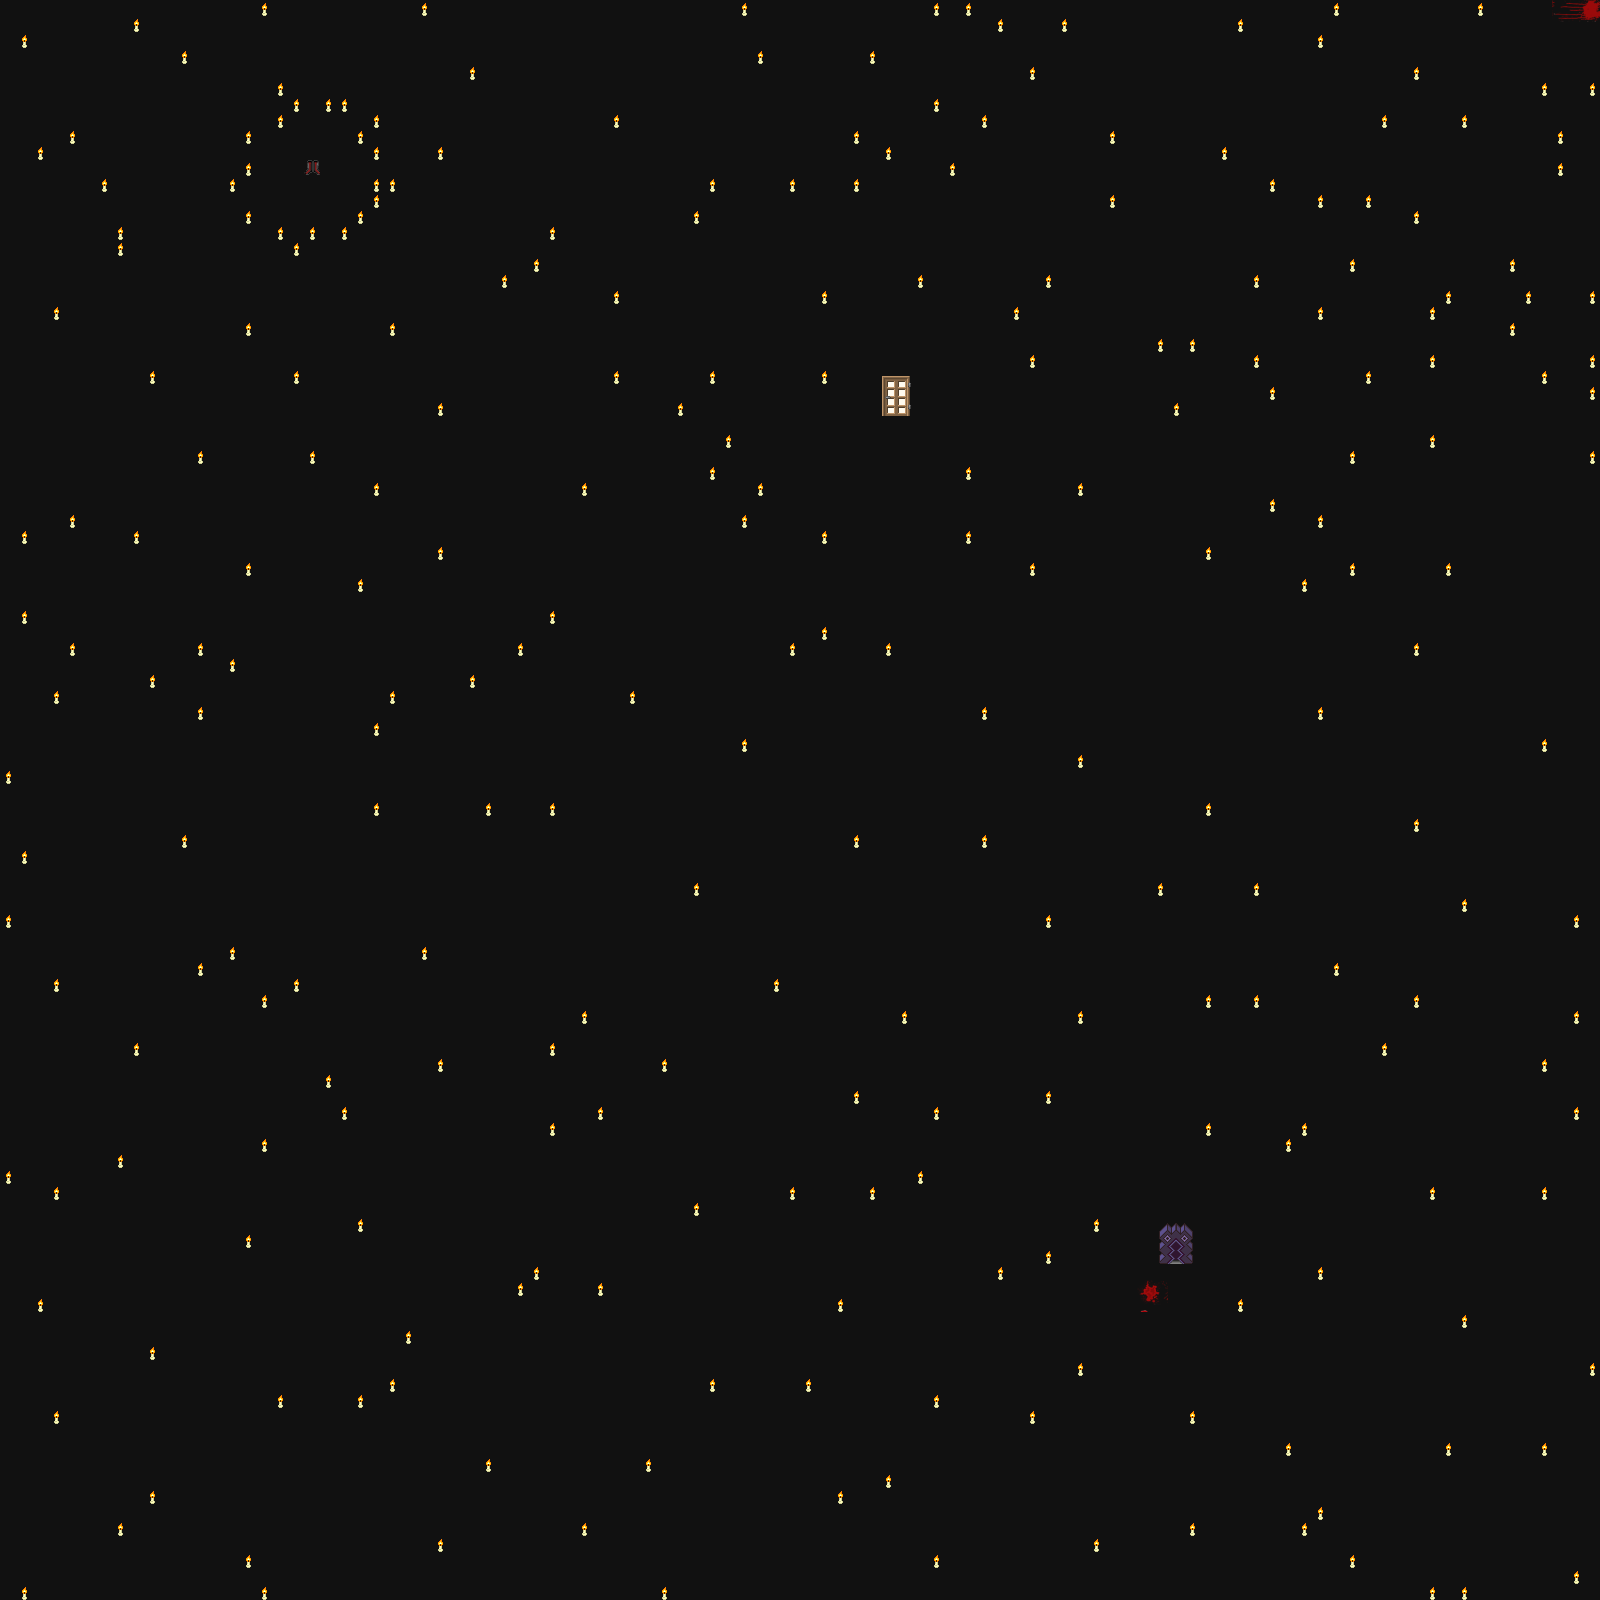

A level layout from a 2D game, rendered from its tile map. Below: a short description, then the map file with tile-grid data replaced by summaries:
An orthogonal 100x100 tile map with 16x16 px tiles, 7 tile layers (floor, candel, blood, door, ...), 3 tilesets and 26 objects (16x collision, spawn_darkworld, enter_dreamworld, enter_glitchworld, enter_forest1, ...).

<map version="1.8" tiledversion="1.8.2" orientation="orthogonal" renderorder="right-down" width="100" height="100" tilewidth="16" tileheight="16" infinite="0" nextlayerid="9" nextobjectid="37">
 <tileset firstgid="1" source="tileset_16x16_interior.tsx" />
 <tileset firstgid="257" source="SciFi_Warehouse_E.tsx" />
 <tileset firstgid="882" source="tileset_pinksea.tsx" />
 <layer id="1" name="floor" width="100" height="100">
  <data>[10000 cells, 10000 non-empty, 1 distinct tile ids]</data>
 </layer>
 <layer id="2" name="candel" width="100" height="100">
  <data>[10000 cells, 265 non-empty, 1 distinct tile ids]</data>
 </layer>
 <layer id="6" name="blood" width="100" height="100">
  <data>[10000 cells, 11 non-empty, 11 distinct tile ids]</data>
 </layer>
 <layer id="3" name="door" width="100" height="100">
  <data>[10000 cells, 5 non-empty, 5 distinct tile ids]</data>
 </layer>
 <layer id="7" name="Calque de Tuiles 6" width="100" height="100">
  <data>[10000 cells, 0 non-empty, 0 distinct tile ids]</data>
 </layer>
 <layer id="8" name="Calque de Tuiles 7" width="100" height="100">
  <data>[10000 cells, 0 non-empty, 0 distinct tile ids]</data>
 </layer>
 <layer id="5" name="top" width="100" height="100">
  <data>[10000 cells, 10 non-empty, 10 distinct tile ids]</data>
 </layer>
 <objectgroup id="4" name="objets">
  <object id="1" name="spawn_darkworld" x="883.333" y="422.333">
   <point />
  </object>
  <object id="2" type="collision" x="881.75" y="400" width="28.5" height="14" />
  <object id="4" name="enter_dreamworld" x="885.75" y="416" width="20.25" height="1.5" />
  <object id="7" type="collision" x="1600.67" y="438" width="48.6667" height="362" />
  <object id="8" type="collision" x="1601" y="-2" width="53" height="446" />
  <object id="9" type="collision" x="1000" y="-50" width="601" height="49" />
  <object id="10" type="collision" x="425" y="-51" width="574" height="49" />
  <object id="11" type="collision" x="-16" y="-54" width="440" height="52" />
  <object id="12" type="collision" x="-17" y="-2" width="17" height="383" />
  <object id="13" type="collision" x="-19" y="381" width="17" height="422" />
  <object id="19" type="collision" x="-23" y="803" width="23" height="369" />
  <object id="20" type="collision" x="-33" y="1173" width="32" height="439" />
  <object id="21" type="collision" x="0" y="1599" width="621" height="26" />
  <object id="22" type="collision" x="621" y="1601" width="644" height="31" />
  <object id="23" type="collision" x="1266" y="1602" width="387" height="32" />
  <object id="24" type="collision" x="1601" y="1072" width="53" height="528" />
  <object id="25" type="collision" x="1601" y="801" width="54" height="271" />
  <object id="26" type="collision" x="1159.5" y="1247.75" width="33.5" height="16" />
  <object id="27" name="enter_glitchworld" x="1162.25" y="1246" width="27" height="1.5" />
  <object id="28" name="enter_forest1" x="1161.75" y="1263.5" width="28.25" height="2.25" />
  <object id="29" name="spawn_exit_forestworld" x="1162.36" y="1266.18">
   <point />
  </object>
  <object id="31" name="spawn_exit_glitchworld" x="1164.33" y="1207">
   <point />
  </object>
  <object id="33" name="rune_darkworld_path1" x="127.5" y="911.5" width="17" height="17" />
  <object id="34" name="rune" x="2039.39" y="206.061">
   <point />
  </object>
  <object id="35" name="npc_darkworld_path1" x="479.5" y="560" width="17" height="16.5" />
  <object id="36" name="boot" x="301" y="155.333" width="23.3333" height="23.6667" />
 </objectgroup>
</map>
